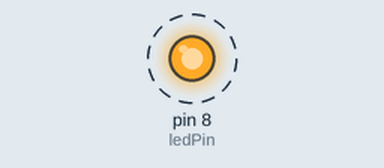
The sketch below on a simulated Arduino Uno, built with avr-gcc and run on an emulated ATmega328P. Shown: output pins drawn as LEDs (lit = HIGH). Dashed ring = blinking. What the sketch prints to the serial monitor is not drawn.

Above: at 0.2 s.
Timing chart, 0 to 3.0 s (numbered marks = the images above):
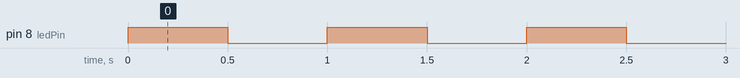

Measured:
- by itself, pin 8 (ledPin): alternates HIGH for 0.50 s and LOW for 0.50 s

The sketch:

1.ino
```cpp
#define ledPin 8

float freq = 2.0; // Frequência do blink do LED
float period = (1/freq)*1000; // Cálculo do Período

unsigned long time_now = 0; // Variável que recebe o tempo atual
unsigned long alarm_1 = 0; // Variável que será atribuída igual ao tempo atual, de tempo em tempo ("period" em "period")
int delay_time = period; // Delay desejado

boolean led_status = HIGH; // Status do LED

unsigned long cont = 0; // Contador para imprimir o número de vezes que a loop() é executada
unsigned long alarm_2 = 0; // Variável que será atribuída igual ao tempo atual, de tempo em tempo (1s em 1s)

void setup() {
  pinMode(ledPin, OUTPUT); // Define o pino do LED como saída
  Serial.begin(9600); // Taxa de comunicação em bits/s
}

void loop() {

  time_now = millis(); // Tempo atual
  cont+=1; // Incrementa o contador

  // De 1000ms em 1000ms, imprime o número de vezes que a loop() é executada
  if(time_now >= alarm_2){
    alarm_2 += 1000;
    Serial.println(cont);
    cont = 0;
  }

  // De "period" em "period", pisca o LED
  if(time_now >= alarm_1){
    alarm_1 += delay_time;
    digitalWrite(ledPin, led_status);
    led_status = !led_status;
  }

}
```
